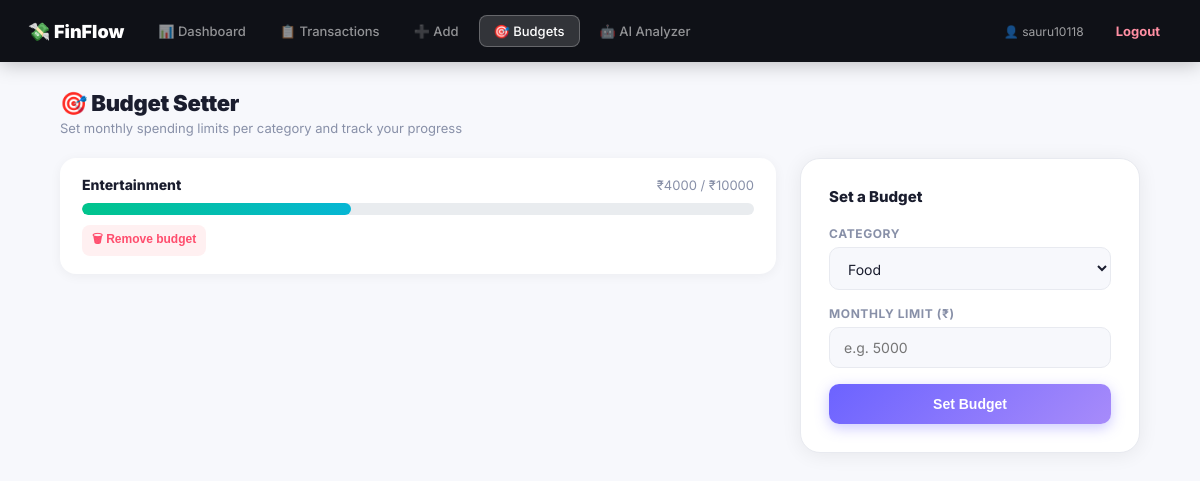
The page /budgets (signed in) on the database its author committed.
### app.py (models this page shows)
class Budget(db.Model):
    __tablename__ = "budgets"
    id: Mapped[int] = mapped_column(Integer, primary_key=True, autoincrement=True)
    user_id: Mapped[int] = mapped_column(Integer, ForeignKey("users.id"), nullable=False)
    category: Mapped[str] = mapped_column(String, nullable=False)
    monthly_limit: Mapped[float] = mapped_column(Float, nullable=False)
    def to_dict(self):
        return {c.name: getattr(self, c.name) for c in self.__table__.columns}

### app.py (the view, shortened to what this page needs)
@app.route("/budgets", methods=["GET", "POST"])
@login_required
def budgets_page():
    uid = session["user_id"]
    budgets_objs = db.session.execute(db.select(Budget).where(Budget.user_id == uid)).scalars().all()
    budgets = [b.to_dict() for b in budgets_objs]
    this_month = datetime.now().strftime("%Y-%m")
    txns_objs = db.session.execute(
        db.select(Transaction)
        .where(Transaction.user_id == uid)
        .where(Transaction.type == 'expense')
        .where(Transaction.date.like(f"{this_month}%"))
    ).scalars().all()
    spent_by_cat = {}
    for t in txns_objs:
        spent_by_cat[t.category] = spent_by_cat.get(t.category, 0) + t.amount
    rows = []
    for b in budgets:
        spent = spent_by_cat.get(b["category"], 0)
        pct = min(100, round((spent / b["monthly_limit"]) * 100, 1)) if b["monthly_limit"] > 0 else 0
        if pct < 25: color_class = "bar-green"
        elif pct < 50: color_class = "bar-blue"
        elif pct < 80: color_class = "bar-orange"
        else: color_class = "bar-red"
        rows.append({"category": b["category"], "limit": b["monthly_limit"], "spent": spent, "pct": pct, "color": color_class, "over": spent > b["monthly_limit"]})
    set_categories = {b["category"] for b in budgets}
    available = [c for c in CATEGORIES if c not in set_categories]
    return render_template("budgets.html", budgets=rows, available=available, username=session.get("username"))

### app.py (called while the page is built)
def login_required(f):
    @wraps(f)
    def wrapper(*args, **kwargs):
        if "user_id" not in session:
            return redirect(url_for("login"))
        return f(*args, **kwargs)
    return wrapper

### templates/budgets.html (shortened to what this page needs)
{% extends "base.html" %}
{% block content %}
<div class="section-title">🎯 Budget Setter</div>
<div class="section-sub">Set monthly spending limits per category and track your progress</div>
<div style="display:grid; grid-template-columns: 1fr 340px; gap:24px;">
  <div>
    {% if budgets %}
      {% for b in budgets %}
      <div class="budget-card">
        <div class="budget-top">
          <span class="budget-cat">{{ b.category }}</span>
          <span class="budget-amounts">₹{{ "%.0f"|format(b.spent) }} / ₹{{ "%.0f"|format(b.limit) }}</span>
        </div>
        <div class="budget-bar-bg">
          <div class="budget-bar-fill {{ 'over' if b.over else 'ok' }}" style="width:{{ b.pct }}%;"></div>
        </div>
        <form method="POST" action="{{ url_for('delete_budget', category=b.category) }}" style="margin-top:10px;" onsubmit="return confirm('Remove this budget?');">
          <button type="submit" class="del-btn">🗑 Remove budget</button>
        </form>
      </div>
      {% endfor %}
    {% else %}
      <div class="card" style="text-align:center; color:#8890a8; padding:40px;">
        No budgets set yet. Create one using the form →
      </div>
    {% endif %}
  </div>
  <div class="form-card" style="max-width:none;">
    <div style="font-weight:800; font-size:15px;">Set a Budget</div>
    {% if available %}
    <form method="POST">
      <div style="margin-bottom:16px;">
        <label class="form-label">Category</label>
        <select class="form-select" name="category" required>
          {% for c in available %}
          <option value="{{ c }}">{{ c }}</option>
          {% endfor %}
        </select>
      </div>
      <div style="margin-bottom:16px;">
        <label class="form-label">Monthly Limit (₹)</label>
        <input class="form-input" type="number" step="0.01" name="monthly_limit" placeholder="e.g. 5000" required>
      </div>
      <button class="btn btn-primary" type="submit" style="width:100%;">Set Budget</button>
    </form>
    {% else %}
      <div style="color:#8890a8; font-size:13px; margin-top:17px;">You've set a budget for every category 🎉</div>
    {% endif %}
  </div>
</div>
{% endblock %}

### static/style.css (style rules this page uses)
* { margin:0; padding:0; box-sizing:border-box; }
body { font-family: 'Inter', system-ui, sans-serif; background: #f7f8fc; color: #1a1d2e; min-height: 100vh; }
.section-title { font-size: 22px; font-weight: 900; margin-bottom: 4px; letter-spacing: -0.3px; }
.section-sub { font-size: 13px; color: #8890a8; margin-bottom: 22px; }
.del-btn { background: #fff0f1; border: none; color: #ff4d6d; cursor: pointer; font-size: 12px; padding: 5px 10px; border-radius: 8px; font-weight: 700; }
.form-card { background: #fff; border-radius: 20px; padding: 28px; box-shadow: 0 2px 20px rgba(0,0,0,0.07); border: 1px solid #e8eaf0; max-width: 540px; display:flex; flex-direction:column; gap:20px; }
.form-label { font-size: 12px; color: #8890a8; font-weight: 700; margin-bottom: 6px; display: block; text-transform: uppercase; letter-spacing: 0.6px; }
.form-input, .form-select { background: #f7f8fc; border: 1.5px solid #e8eaf0; border-radius: 10px; padding: 11px 14px; color: #1a1d2e; font-size: 14px; width: 100%; outline: none; font-family: inherit; }
.btn { border: none; border-radius: 10px; padding: 12px 26px; cursor: pointer; font-size: 14px; font-weight: 800; }
.btn-primary { background: linear-gradient(135deg,#6c63ff,#a78bfa); color: #fff; box-shadow: 0 4px 14px rgba(108,99,255,0.35); }
.budget-card { background: #fff; border-radius: 16px; padding: 18px 22px; box-shadow: 0 2px 12px rgba(0,0,0,0.05); margin-bottom: 14px; }
.budget-top { display: flex; justify-content: space-between; align-items: center; margin-bottom: 10px; }
.budget-cat { font-weight: 800; font-size: 14px; }
.budget-amounts { font-size: 13px; color: #8890a8; }
.budget-bar-bg { background: #f0f1ff; border-radius: 99px; height: 10px; overflow: hidden; }
.budget-bar-fill { height: 100%; border-radius: 99px; transition: width .3s; }
.budget-bar-fill.ok { background: linear-gradient(90deg,#00c48c,#06b6d4); }
.budget-bar-bg { background: #e9ecef; height: 12px; border-radius: 6px; overflow: hidden; margin-top: 8px; }
.budget-bar-fill { height: 100%; transition: width 0.6s ease, background-color 0.4s ease; }

### rows shown on the page
Budget: category "Entertainment", spent "4000", limit "10000", {{ b.pct }} 40.0 (drawn)

### other values the page prints
{{ username }} "sauru10118"
form field category "Food"
